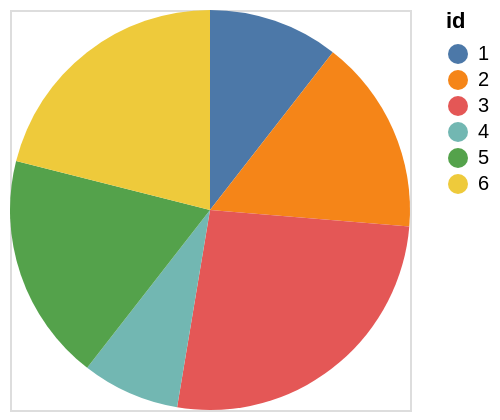

Vega-Lite specification for this chart:
### Vega specification from a JSON file in a GitHub repository (floating-point values rounded to 4 significant figures)
{"$schema": "https://vega.github.io/schema/vega/v5.json", "description": "A simple pie chart with embedded data.", "background": "white", "padding": 5, "width": 200, "height": 200, "style": "cell", "data": [{"name": "source_0", "values": [{"id": 1, "field": 4}, {"id": 2, "field": 6}, {"id": 3, "field": 10}, {"id": 4, "field": 3}, {"id": 5, "field": 7}, {"id": 6, "field": 8}]}, {"name": "data_0", "source": "source_0", "transform": [{"type": "stack", "groupby": [], "field": "field", "sort": {"field": ["id"], "order": ["descending"]}, "as": ["field_start", "field_end"], "offset": "zero"}, {"type": "filter", "expr": "isValid(datum[\"field\"]) && isFinite(+datum[\"field\"])"}]}], "marks": [{"name": "marks", "type": "arc", "style": ["arc"], "from": {"data": "data_0"}, "encode": {"update": {"fill": {"scale": "color", "field": "id"}, "x": {"signal": "width", "mult": 0.5}, "y": {"signal": "height", "mult": 0.5}, "outerRadius": {"signal": "min(width,height)/2"}, "innerRadius": {"value": 0}, "startAngle": {"scale": "angle", "field": "field_end"}, "endAngle": {"scale": "angle", "field": "field_start"}}}}], "scales": [{"name": "angle", "type": "linear", "domain": {"data": "data_0", "fields": ["field_start", "field_end"]}, "range": [6.283, 0], "zero": false}, {"name": "color", "type": "ordinal", "domain": {"data": "data_0", "field": "id", "sort": true}, "range": "category"}], "legends": [{"fill": "color", "gradientLength": {"signal": "clamp(height, 64, 200)"}, "symbolType": "circle", "title": "id"}]}
